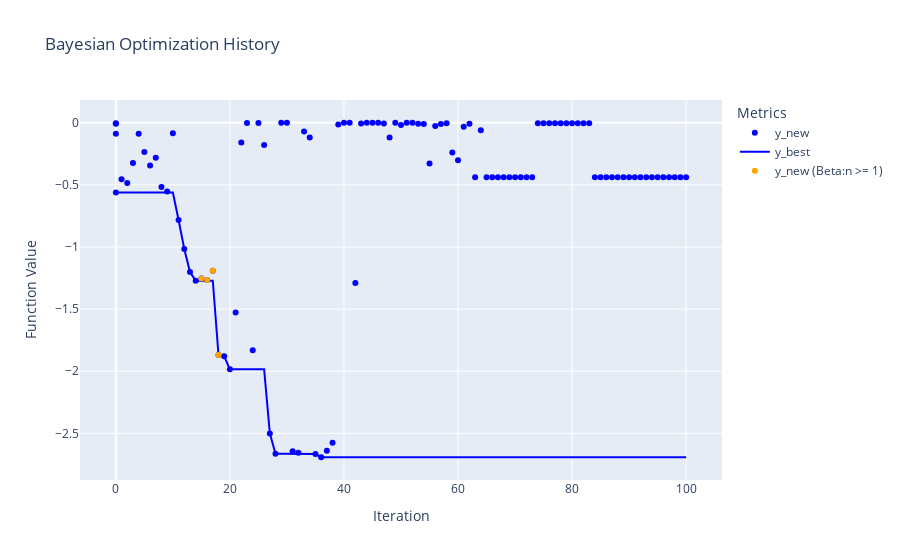

Write notebook code for a chart like this one.
### Code cell
import plotly.graph_objects as go

# Create a history plot for bo_data using Plotly
def history_plot(bo_data):
    fig = go.Figure()

    # Plot y_new as blue dots
    fig.add_trace(go.Scatter(
        x=bo_data['Iteration'],
        y=bo_data['y_new'],
        mode='markers',
        name='y_new',
        marker=dict(color='blue')
    ))

    # Plot y_best as a blue line
    fig.add_trace(go.Scatter(
        x=bo_data['Iteration'],
        y=bo_data['y_best'],
        mode='lines',
        name='y_best',
        line=dict(color='blue')
    ))

    # Highlight points where Beta:n >= 1 with orange dots
    high_beta_mask = bo_data['Beta:n'] >= 1
    fig.add_trace(go.Scatter(
        x=bo_data['Iteration'][high_beta_mask],
        y=bo_data['y_new'][high_beta_mask],
        mode='markers',
        name='y_new (Beta:n >= 1)',
        marker=dict(color='orange')
    ))

    # Customize the layout
    fig.update_layout(
        title="Bayesian Optimization History",
        xaxis_title="Iteration",
        yaxis_title="Function Value",
        legend_title="Metrics"
    )

    fig.show()

# Apply the function to plot the bo_data
history_plot(df_combined)

### Figure 1 — Plotly figure (JSON) as saved in the notebook; plotly's stock layout.template omitted (floating-point values rounded to 4 significant figures)
{"data": [{"marker": {"color": "blue"}, "mode": "markers", "name": "y_new", "type": "scatter", "x": [0, 0, 0, 0, 1, 2, 3, 4, 5, 6, 7, 8, 9, 10, 11, 12, 13, 14, 15, 16, 17, 18, 19, 20, 21, 22, 23, 24, 25, 26, 27, 28, 29, 30, 31, 32, 33, 34, 35, 36, 37, 38, 39, 40, 41, 42, 43, 44, 45, 46, 47, 48, 49, 50, 51, 52, 53, 54, 55, 56, 57, 58, 59, 60, 61, 62, 63, 64, 65, 66, 67, 68, 69, 70, 71, 72, 73, 74, 75, 76, 77, 78, 79, 80, 81, 82, 83, 84, 85, 86, 87, 88, 89, 90, 91, 92, 93, 94, 95, 96, 97, 98, 99, 100], "y": [-0.08912, -0.562, -0.004142, -0.008838, -0.4554, -0.4843, -0.3231, -0.0887, -0.2355, -0.3443, -0.282, -0.5181, -0.5528, -0.08395, -0.7826, -1.016, -1.202, -1.271, -1.253, -1.266, -1.191, -1.87, -1.88, -1.985, -1.527, -0.1591, -0.001068, -1.83, -0.001019, -0.1786, -2.501, -2.665, -0.0002319, -4.901e-06, -2.643, -2.657, -0.07036, -0.1185, -2.667, -2.692, -2.64, -2.575, -0.01427, -0.0004125, -1.146e-05, -1.29, -0.005941, -2.169e-05, -1.639e-06, -0.0005663, -0.005089, -0.118, -0.0002485, -0.01747, -1.471e-05, -2.928e-07, -0.00827, -0.01042, -0.3275, -0.02533, -0.009316, -0.004613, -0.2393, -0.3024, -0.03186, -0.007073, -0.4393, -0.0596, -0.4393, -0.4393, -0.4393, -0.4393, -0.4393, -0.4393, -0.4393, -0.4393, -0.4393, -0.004613, -0.004613, -0.004613, -0.004613, -0.004613, -0.004613, -0.004613, -0.004613, -0.004613, -0.004613, -0.4393, -0.4393, -0.4393, -0.4393, -0.4393, -0.4393, -0.4393, -0.4393, -0.4393, -0.4393, -0.4393, -0.4393, -0.4393, -0.4393, -0.4393, -0.4393, -0.4393]}, {"line": {"color": "blue"}, "mode": "lines", "name": "y_best", "type": "scatter", "x": [0, 0, 0, 0, 1, 2, 3, 4, 5, 6, 7, 8, 9, 10, 11, 12, 13, 14, 15, 16, 17, 18, 19, 20, 21, 22, 23, 24, 25, 26, 27, 28, 29, 30, 31, 32, 33, 34, 35, 36, 37, 38, 39, 40, 41, 42, 43, 44, 45, 46, 47, 48, 49, 50, 51, 52, 53, 54, 55, 56, 57, 58, 59, 60, 61, 62, 63, 64, 65, 66, 67, 68, 69, 70, 71, 72, 73, 74, 75, 76, 77, 78, 79, 80, 81, 82, 83, 84, 85, 86, 87, 88, 89, 90, 91, 92, 93, 94, 95, 96, 97, 98, 99, 100], "y": [-0.562, -0.562, -0.562, -0.562, -0.562, -0.562, -0.562, -0.562, -0.562, -0.562, -0.562, -0.562, -0.562, -0.562, -0.7826, -1.016, -1.202, -1.271, -1.271, -1.271, -1.271, -1.87, -1.88, -1.985, -1.985, -1.985, -1.985, -1.985, -1.985, -1.985, -2.501, -2.665, -2.665, -2.665, -2.665, -2.665, -2.665, -2.665, -2.667, -2.692, -2.692, -2.692, -2.692, -2.692, -2.692, -2.692, -2.692, -2.692, -2.692, -2.692, -2.692, -2.692, -2.692, -2.692, -2.692, -2.692, -2.692, -2.692, -2.692, -2.692, -2.692, -2.692, -2.692, -2.692, -2.692, -2.692, -2.692, -2.692, -2.692, -2.692, -2.692, -2.692, -2.692, -2.692, -2.692, -2.692, -2.692, -2.692, -2.692, -2.692, -2.692, -2.692, -2.692, -2.692, -2.692, -2.692, -2.692, -2.692, -2.692, -2.692, -2.692, -2.692, -2.692, -2.692, -2.692, -2.692, -2.692, -2.692, -2.692, -2.692, -2.692, -2.692, -2.692, -2.692]}, {"marker": {"color": "orange"}, "mode": "markers", "name": "y_new (Beta:n >= 1)", "type": "scatter", "x": [15, 16, 17, 18], "y": [-1.253, -1.266, -1.191, -1.87]}], "layout": {"legend": {"title": {"text": "Metrics"}}, "title": {"text": "Bayesian Optimization History"}, "xaxis": {"title": {"text": "Iteration"}}, "yaxis": {"title": {"text": "Function Value"}}}}
